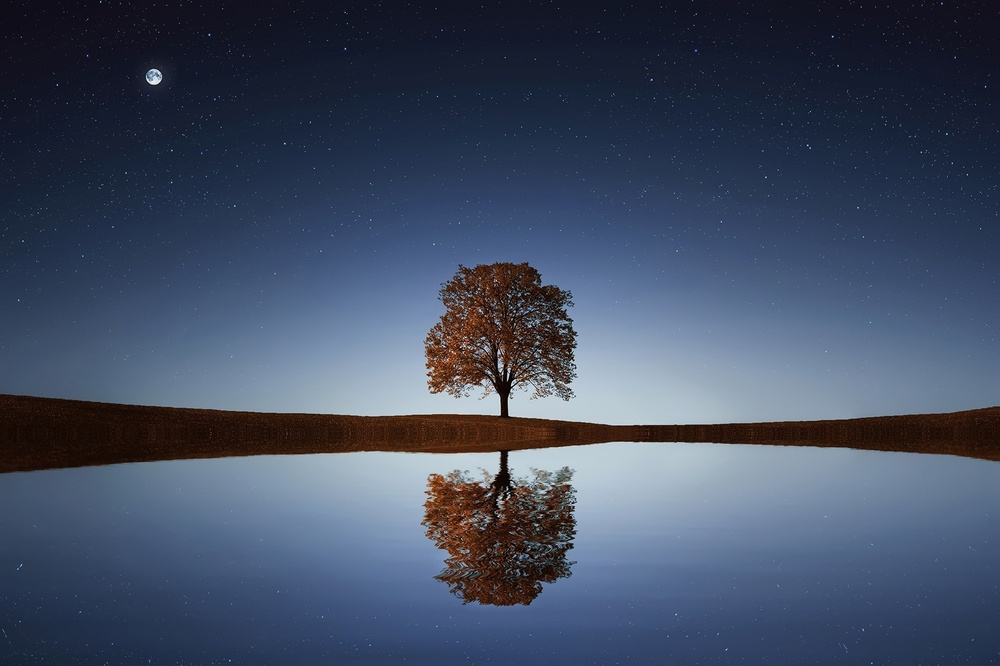
#> input picture Photos/tree.jpg, 1000 x 666 px, shrunk from 1920 x 1278 before the run
$ python Histogram.py
#> lines starting #> are read from the running program, lines starting #| are printed output that depends on the picture
import cv2
import numpy as np
import matplotlib.pyplot as plt

def plot_histogram(image):
    # Calculate histogram
    hist = cv2.calcHist([image], [0], None, [256], [0, 256])

    # Plot histogram
    plt.plot(hist, color='gray')
    plt.xlabel('Pixel Intensity')
    plt.ylabel('Frequency')
    plt.title('Histogram')
    plt.grid(True)
    plt.show()

# Load an example image
image_path = 'Photos/tree.jpg'
original_image = cv2.imread(image_path, cv2.IMREAD_GRAYSCALE)
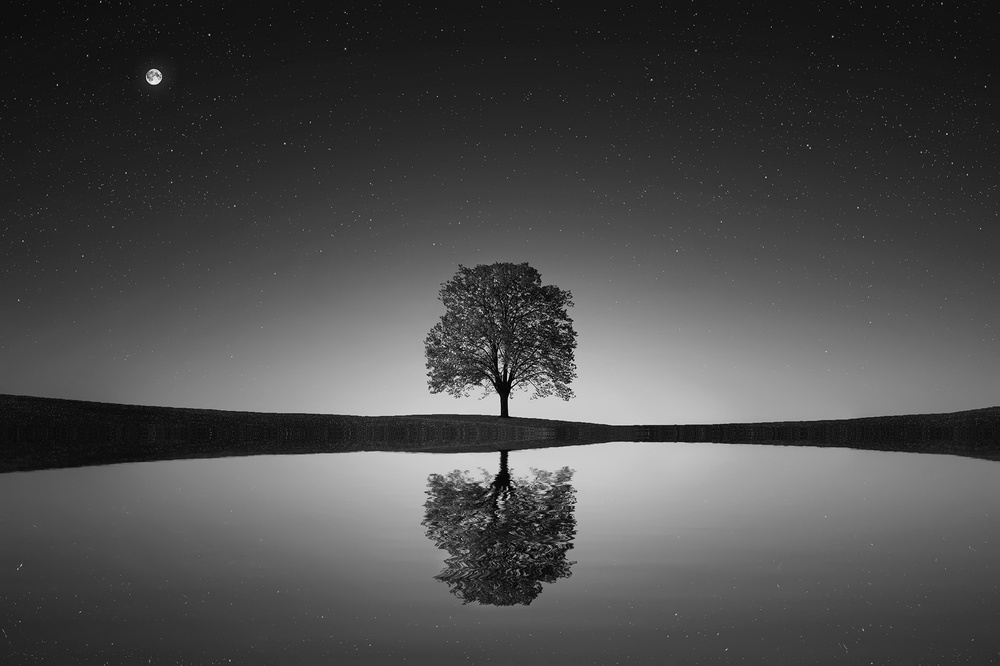
#> original_image: shape (666, 1000); min 0, max 254, mean 75.7

# Display the original image
plt.imshow(original_image, cmap='gray')
plt.title('Original Image')
plt.show()

# Plot histogram for the original image
plot_histogram(original_image)
#> in plot_histogram, `hist = cv2.calcHist([image], [0], None, [256], [0, 256])`: hist = 256 values, max 10996 at index 23, min 0 at index 238, mean 2601.6
#> in plot_histogram, `plt.show()`:
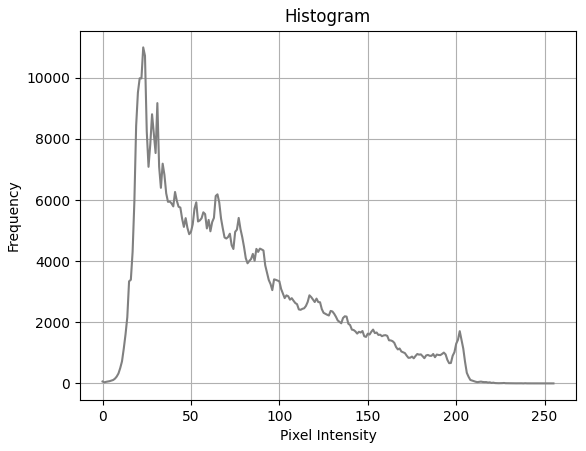
#> figure drawn by matplotlib, 1 panel; curve peaks at x = 23, y = 10996

$ run again, with Photos/rose.jpg copied over Photos/tree.jpg
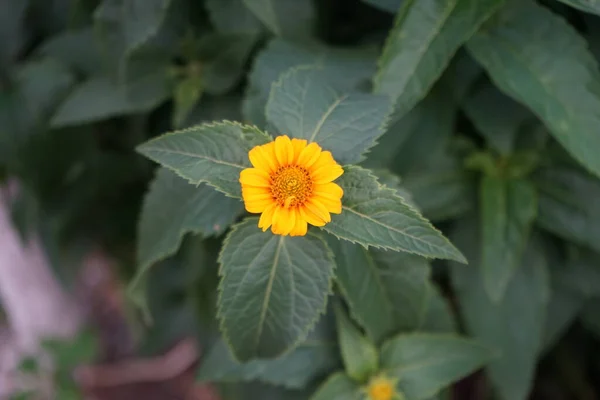
#> input picture Photos/rose.jpg, 600 x 400 px
#> `original_image = cv2.imread(image_path, cv2.IMREAD_GRAYSCALE)`:
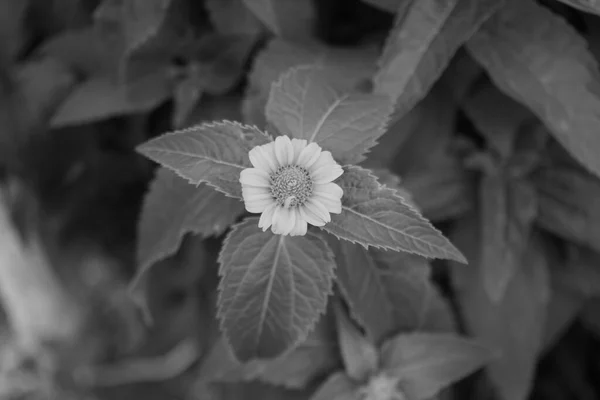
#> original_image: shape (400, 600); min 3, max 217, mean 74.2
#> hist = 256 values, max 4061 at index 77, min 0 at index 0, mean 937.5
#> in plot_histogram, `plt.show()`:
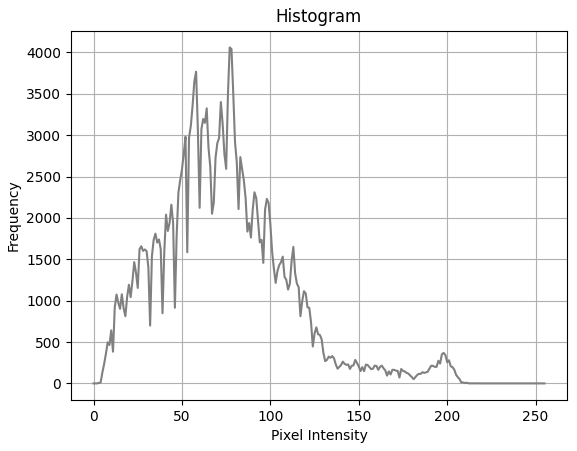
#> figure drawn by matplotlib, 1 panel; curve peaks at x = 77, y = 4061
